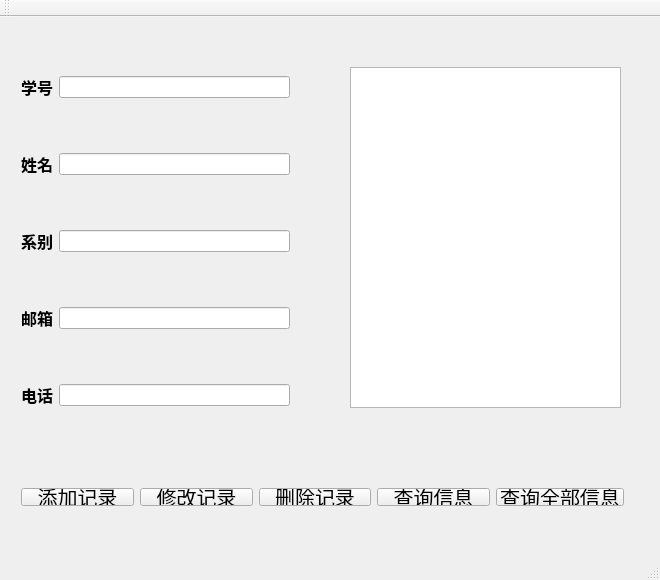
<?xml version="1.0" encoding="UTF-8"?>
<ui version="4.0">
 <class>MainWindow</class>
 <widget class="QMainWindow" name="MainWindow">
  <property name="geometry">
   <rect>
    <x>0</x>
    <y>0</y>
    <width>660</width>
    <height>580</height>
   </rect>
  </property>
  <property name="windowTitle">
   <string>MainWindow</string>
  </property>
  <widget class="QWidget" name="centralWidget">
   <widget class="QWidget" name="gridLayoutWidget">
    <property name="geometry">
     <rect>
      <x>10</x>
      <y>0</y>
      <width>291</width>
      <height>451</height>
     </rect>
    </property>
    <layout class="QGridLayout" name="gridLayout">
     <item row="0" column="0">
      <widget class="QLabel" name="label_2">
       <property name="font">
        <font>
         <pointsize>12</pointsize>
         <weight>75</weight>
         <bold>true</bold>
        </font>
       </property>
       <property name="text">
        <string>学号</string>
       </property>
      </widget>
     </item>
     <item row="1" column="0">
      <widget class="QLabel" name="label_3">
       <property name="font">
        <font>
         <pointsize>12</pointsize>
         <weight>75</weight>
         <bold>true</bold>
        </font>
       </property>
       <property name="text">
        <string>姓名</string>
       </property>
      </widget>
     </item>
     <item row="3" column="1">
      <widget class="QLineEdit" name="lineEdit_address"/>
     </item>
     <item row="1" column="1">
      <widget class="QLineEdit" name="lineEdit_name"/>
     </item>
     <item row="2" column="0">
      <widget class="QLabel" name="label_4">
       <property name="font">
        <font>
         <pointsize>12</pointsize>
         <weight>75</weight>
         <bold>true</bold>
        </font>
       </property>
       <property name="text">
        <string>系别</string>
       </property>
      </widget>
     </item>
     <item row="2" column="1">
      <widget class="QLineEdit" name="lineEdit_major"/>
     </item>
     <item row="0" column="1">
      <widget class="QLineEdit" name="lineEdit_number"/>
     </item>
     <item row="3" column="0">
      <widget class="QLabel" name="label_5">
       <property name="font">
        <font>
         <pointsize>12</pointsize>
         <weight>75</weight>
         <bold>true</bold>
        </font>
       </property>
       <property name="text">
        <string>邮箱</string>
       </property>
      </widget>
     </item>
     <item row="4" column="0">
      <widget class="QLabel" name="label">
       <property name="font">
        <font>
         <pointsize>12</pointsize>
         <weight>75</weight>
         <bold>true</bold>
        </font>
       </property>
       <property name="text">
        <string>电话</string>
       </property>
      </widget>
     </item>
     <item row="4" column="1">
      <widget class="QLineEdit" name="lineEdit_telephone"/>
     </item>
    </layout>
   </widget>
   <widget class="QTextEdit" name="textEdit">
    <property name="geometry">
     <rect>
      <x>350</x>
      <y>50</y>
      <width>271</width>
      <height>341</height>
     </rect>
    </property>
   </widget>
   <widget class="QWidget" name="">
    <property name="geometry">
     <rect>
      <x>10</x>
      <y>460</y>
      <width>625</width>
      <height>40</height>
     </rect>
    </property>
    <layout class="QHBoxLayout" name="horizontalLayout">
     <item>
      <widget class="QPushButton" name="addbutton">
       <property name="font">
        <font>
         <family>Agency FB</family>
         <pointsize>15</pointsize>
         <weight>50</weight>
         <bold>false</bold>
        </font>
       </property>
       <property name="text">
        <string>添加记录</string>
       </property>
      </widget>
     </item>
     <item>
      <widget class="QPushButton" name="changebutton">
       <property name="font">
        <font>
         <pointsize>15</pointsize>
        </font>
       </property>
       <property name="text">
        <string>修改记录</string>
       </property>
      </widget>
     </item>
     <item>
      <widget class="QPushButton" name="deletebutton">
       <property name="font">
        <font>
         <pointsize>15</pointsize>
        </font>
       </property>
       <property name="text">
        <string>删除记录</string>
       </property>
      </widget>
     </item>
     <item>
      <widget class="QPushButton" name="checkbutton">
       <property name="font">
        <font>
         <pointsize>15</pointsize>
        </font>
       </property>
       <property name="text">
        <string>查询信息</string>
       </property>
      </widget>
     </item>
     <item>
      <widget class="QPushButton" name="checkallbytton">
       <property name="font">
        <font>
         <pointsize>15</pointsize>
        </font>
       </property>
       <property name="text">
        <string>查询全部信息</string>
       </property>
      </widget>
     </item>
    </layout>
   </widget>
  </widget>
  <widget class="QMenuBar" name="menuBar">
   <property name="geometry">
    <rect>
     <x>0</x>
     <y>0</y>
     <width>660</width>
     <height>26</height>
    </rect>
   </property>
  </widget>
  <widget class="QToolBar" name="mainToolBar">
   <attribute name="toolBarArea">
    <enum>TopToolBarArea</enum>
   </attribute>
   <attribute name="toolBarBreak">
    <bool>false</bool>
   </attribute>
  </widget>
  <widget class="QStatusBar" name="statusBar"/>
 </widget>
 <layoutdefault spacing="6" margin="11"/>
 <resources/>
 <connections/>
</ui>
